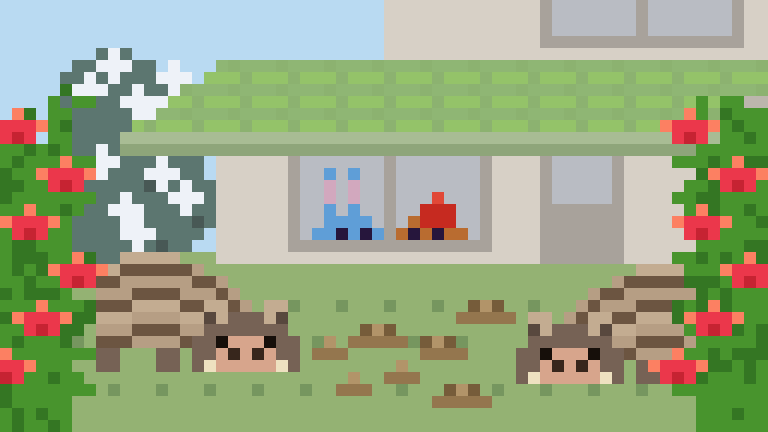

Write Python code to recreate this figure.
from PIL import Image

W, H = 64, 36
S = 12

# ── 颜色 ──
SKY       = (185, 218, 242)
WALL      = (215, 208, 198)
WALL_D    = (188, 182, 172)
ROOF      = (168, 188, 148)
ROOF_D    = (142, 165, 122)
WIN_FRAME = (168, 162, 155)
WIN_FRAME_D=(168, 162, 155)
WIN_IN    = (185, 188, 195)

GROUND    = (148, 178, 115)
GROUND_D  = (118, 150,  95)
GROUND_L  = (168, 215, 118)

AZA_P     = (235,  55,  75)
AZA_PD    = (198,  35,  50)
AZA_PL    = (252, 128,  98)
AZA_LEAF  = ( 72, 148,  45)
AZA_LEAF_D=( 52, 118,  35)
AZA_W     = (195, 192, 198)

BOAR      = ( 88,  72,  62)
BOAR_L    = (118,  98,  85)
BOAR_LT   = (168, 145, 118)
BOAR_B    = (182, 158, 132)
BOAR_SN   = (215, 165, 140)
BOAR_EY   = ( 22,  15,  10)
EYE_W     = (245, 242, 238)
BOAR_TK   = (238, 225, 192)
NOSTRIL   = ( 55,  38,  28)

BUN_BODY  = ( 95, 158, 215)
BUN_INNER = (210, 168, 190)
BUN_EYE   = ( 38,  22,  60)
HAT_RED   = (198,  42,  32)
HAT_DARK  = (165,  52,  42)
HAT_LITE  = (225,  72,  55)
GB_BODY   = (185, 108,  48)

canvas = [[SKY]*W for _ in range(H)]

def sp(x, y, c):
    if 0 <= x < W and 0 <= y < H:
        canvas[y][x] = c

def fl(y1, y2, x1, x2, c):
    for y in range(y1, y2+1):
        for x in range(x1, x2+1):
            sp(x, y, c)

def wrow(y, x1, x2, c):
    for x in range(x1, x2+1): sp(x, y, c)

# ── 天空 ──
fl(0, 7, 0, 63, SKY)
# 右侧加盖墙（x=32~63，y=0~4）
fl(0, 4, 32, 63, WALL)

# ── 屋顶下沿（y=6~7） ──

# ── 房子墙面（y=8~22） ──
fl(8, 21, 18, 63, WALL)

# 左侧绿树（房子左方天空区）
TREE_G  = ( 92, 118, 112)   # 绿色主色
TREE_GD = ( 72,  88,  85)   # 深绿
TREE_GL = (105, 148, 135)   # 亮绿
TREE_WH = (238, 242, 248)   # 白花
TREE_TK2= ( 78,  55,  28)   # 树干

def sp2(x, y, c):
    if 0 <= y < H and 0 <= x < W: canvas[y][x] = c
def wrow2(y, x1, x2, c):
    for x in range(x1, x2+1): sp2(x, y, c)
def wcol2(x, y1, y2, c):
    for y in range(y1, y2+1): sp2(x, y, c)

# 树冠（不规则大块）
for y, x1, x2 in [
    (4,  8, 10),  (5,  6, 12),  (6,  5, 14),
    (7,  5, 15),  (8,  5, 16),  (9,  5, 16),
    (10, 5, 16),  (11, 6, 16),  (12, 7, 16),
    (13, 7, 16),  (14, 8, 16),  (15, 5, 17),
    (16, 5, 17),  (17, 5, 17),  (18, 5, 17),
    (19, 5, 16),  (20, 6, 15),  (21, 7, 14),
]:
    wrow2(y, x1, x2, TREE_G)
# 深绿阴影
for x,y in [(16,18),(13,20),(14,21),(12,15)]:
    sp2(x,y,TREE_GD)
# 亮绿高光
for x,y in [(13,15),(11,17)]:
    sp2(x,y,TREE_GL)
# 大白花（5朵）
for fx,fy in [(8,13),(13,14),(10,17),(15,16),(11,19),(9,5),(14,6),(11,8),(7,7),(13,9)]:
    for dx,dy in [(0,0),(1,0),(-1,0),(0,-1),(0,1)]:
        sp2(fx+dx,fy+dy,TREE_WH)
# 树干
if False:
    for dx,dy in [(0,0),(1,0),(-1,0),(0,-1),(0,1)]:
        sp2(fx+dx,fy+dy,TREE_WH)

# 绿色屋顶（斜线填充）
for _ry in range(5, 12):
    _rx_left = round(18 - 8*(_ry-5)/6)
    for _rx in range(_rx_left, 64):
        canvas[_ry][_rx] = (148, 195, 105)

# 门（窗户右边）
DOOR_F = WIN_FRAME
DOOR_D = WIN_FRAME_D
DOOR_IN_UP = WIN_IN
DOOR_IN_LO = WIN_FRAME
DX1, DX2 = 45, 51
DY1, DY2 = 12, 21
fl(DY1, DY2, DX1, DX2, DOOR_F)
for dy in range(DY1, DY2+1): sp(DX1, dy, DOOR_D)
for dx in range(DX1, DX2+1): sp(dx, DY2, DOOR_D)
# 玻璃（上半）
fl(DY1+1, DY1+4, DX1+1, DX2-1, DOOR_IN_UP)
# 下半实心
fl(DY1+5, DY2-1, DX1+1, DX2-1, DOOR_IN_LO)
# 门把手
sp(DX1+1, (DY1+DY2)//2, WIN_IN)

fl(8, 21, 60, 63, WALL_D)

# ── 窗户（正中，x=24~40, y=9~21） ──
WX1, WX2 = 24, 40
WY1, WY2 = 12, 20

fl(WY1, WY2, WX1, WX2, WIN_FRAME)
for y in range(WY1, WY2+1): sp(WX1, y, WIN_FRAME_D)
for x in range(WX1, WX2+1): sp(x, WY2, WIN_FRAME_D)
fl(WY1+1, WY2-1, WX1+1, WX2-1, WIN_IN)

MX = (WX1+WX2)//2   # 32
MY = (WY1+WY2)//2   # 15
for y in range(WY1+1, WY2): sp(MX, y, (168, 162, 155))
# 屋顶材质（瓦片横纹）
for _ry in range(5, 12):
    _rx_left = round(18 - 8*(_ry-5)/6)
    _offset = (_ry % 2) * 3
    for _rx in range(_rx_left, 64):
        if canvas[_ry][_rx] == (148, 195, 105):
            # 每隔4格一道暗色竖缝（错位）
            if (_rx - _offset) % 4 == 0:
                canvas[_ry][_rx] = (140, 178, 112)
            # 偶数行底边暗一格
            elif _ry % 2 == 1:
                canvas[_ry][_rx] = (143, 182, 116)
wrow(11, 10, 63, ROOF)
wrow(12, 10, 63, ROOF_D)

# 二层窗户（x=45~61, y=-∞~8，距屋顶1格）
W2X1, W2X2 = 45, 61
W2Y1, W2Y2 = 0, 3   # 上移5格
fl(W2Y1+1, W2Y2-1, W2X1, W2X2, (195, 190, 182))
for y in range(W2Y1, W2Y2+1): sp(W2X1, y, (168, 162, 155))
for y in range(W2Y1, W2Y2+1): sp(W2X2, y, (168, 162, 155))
for x in range(W2X1, W2X2+1): sp(x, W2Y2, (168, 162, 155))
for x in range(W2X1+1, W2X2): sp(x, 0, (185, 188, 195))  # y=0延伸窗色
fl(W2Y1+1, W2Y2-1, W2X1+1, W2X2-1, (185, 188, 195))
MX2 = (W2X1+W2X2)//2  # 53
for y in range(W2Y1, W2Y2): sp(MX2, y, (168, 162, 155))
# ── 窗内角色（偷看） ──
# 兔子（左半窗）：露耳朵 + 眼睛
fl(14, 17, 27, 27, BUN_BODY)
fl(14, 17, 29, 29, BUN_BODY)
fl(15, 16, 27, 27, BUN_INNER)
fl(15, 16, 29, 29, BUN_INNER)
fl(18, 19, 26, 31, BUN_BODY)
sp(26, 18, WIN_IN); sp(31, 18, WIN_IN)
sp(28, 19, BUN_EYE); sp(30, 19, BUN_EYE)

# 姜饼人（右半窗）：露帽子 + 头顶
sp(38, 17, WIN_IN)
sp(38, 15, WIN_IN)
sp(36, 16, HAT_LITE)
fl(18, 19, 33, 38, GB_BODY)
sp(33, 18, WIN_IN); sp(38, 18, WIN_IN)
sp(34, 19, BUN_EYE); sp(36, 19, BUN_EYE)

# ── 地面（y=22~35） ──
fl(22, 35, 0, 63, GROUND)
# wrow(22, 0, 63, GROUND_L)
for x in range(0, 64, 4):
    sp(x, 25, GROUND_D)
    sp(x+2, 28, GROUND_D)
    sp(x+1, 32, GROUND_D)

# ── 野猪绘制函数 ──
def draw_boar(ox, oy, facing='right'):
    BW = 27
    def lsp(lx, ly, c):
        if facing == 'right': sp(ox+lx, oy+ly, c)
        else: sp(ox+(BW-1-lx), oy+ly, c)
    def lfl(ly1, ly2, lx1, lx2, c):
        for ly in range(ly1, ly2+1):
            for lx in range(lx1, lx2+1): lsp(lx, ly, c)

    # 身体
    lfl(3,8, 0,10, BOAR_B)
    lfl(3,8, 2,9, BOAR_B)
    lfl(2,2, 2,8, BOAR_B)
    lfl(1,1, 2,6, BOAR_B)
    lsp(6,1,BOAR_B); lsp(9,4,BOAR_B)
    for lx,ly in [(2,1),(9,1),(1,2),(1,3),(1,10),(2,10),(0,10)]: lsp(lx,ly,GROUND)
    # 腿（3条，1格高）
    lfl(9,10, 0,1, BOAR_L)
    lfl(9,10, 5,6, BOAR_L)
    lfl(9,10, 12,13, BOAR_L)
    # 尾巴
    lsp(0,3,BOAR_L); lsp(1,2,BOAR_L)
    # 横纹（在头之前画）
    BOAR_STRIPE = (108, 85, 65)
    BOAR_STRIPE_L = (195, 172, 145)
    stripe_offsets = {0:0, 1:0, 2:0, 3:-1, 4:-1, 5:-1, 6:-1, 7:0, 8:0}
    for sx in range(0, 9):
        off = stripe_offsets.get(sx, 0)
        lsp(sx, 5+off, BOAR_STRIPE)
        lsp(sx, 6+off, BOAR_STRIPE_L)
        lsp(sx, 8+off, BOAR_STRIPE)
    back_offsets = {0:0, 1:0, 2:-1, 3:-1, 4:-1, 5:-1, 6:-1, 7:-1, 8:0}
    for sx in range(0, 9):
        boff = back_offsets.get(sx, 0)
        lsp(sx, 3+boff, BOAR_STRIPE)
        if not (sx in [4,5] and 2+boff < 1) and not (sx == 7 and 2+boff == 1): lsp(sx, 2+boff, BOAR_STRIPE_L)
    # 头（最后画，盖身体/花纹）
    lfl(6,7, 9,15, BOAR_L)   # 上两行窄（x=9~15）
    lfl(8,10, 8,17, BOAR_L)   # 下三行全宽
    lsp(17,11,GROUND)
    lsp(17,5,BOAR)
    for _ly in range(5,12): lsp(17,_ly,GROUND)
    # x=1 延伸列
    lsp(1,6,BOAR_STRIPE); lsp(1,7,BOAR_B); lsp(1,8,BOAR_STRIPE); lsp(1,9,BOAR_STRIPE_L)
    # 花纹暗色（身体）
    lsp(7,2,BOAR_STRIPE)
    # 耳朵
    lfl(5,5, 9,10, BOAR_STRIPE_L); lsp(10,6,BOAR_STRIPE_L)
    lfl(5,5, 14,15, BOAR_STRIPE_L); lsp(14,6,BOAR_STRIPE_L)
    lsp(9,5,BOAR_STRIPE_L); lsp(9,6,BOAR)
    lsp(15,5,BOAR_STRIPE_L); lsp(15,6,BOAR)
    lsp(17,6,GROUND)
    # 鼻吻
    lfl(8,10, 10,14, BOAR_SN)
    lsp(10,8,BOAR_L)
    lsp(11,9,NOSTRIL); lsp(13,9,NOSTRIL)
    lsp(10,10,BOAR_SN); lsp(12,10,BOAR_SN); lsp(14,10,BOAR_SN)
    # 獠牙
    lsp(9,10,BOAR_TK); lsp(15,10,BOAR_TK)
    # 眼睛
    lsp(10,8,BOAR_EY); lsp(14,8,BOAR_EY)
    # 背部花纹（顶层）
    for _bx in range(10,12): lsp(_bx,4,BOAR_STRIPE)
    for _bx in range(6,9): lsp(_bx,2,BOAR_B)
    for _bx in range(8,10): lsp(_bx,3,BOAR_STRIPE)
    lsp(5,2,BOAR_STRIPE); lsp(6,2,BOAR_STRIPE)
    lsp(7,2,BOAR_STRIPE); lsp(9,3,BOAR_STRIPE)
    lsp(0,6,BOAR_STRIPE_L)  # (8,26) 花纹亮色
    lsp(1,6,BOAR_STRIPE_L)  # (9,26) 花纹亮色
    lsp(11,4,BOAR_B)  # (19,24) 身体主色
    lsp(7,1,GROUND); lsp(8,1,GROUND)  # (15-16,21) 草色顶层
    lsp(11,5,(108,85,65))  # (19,25) 花纹暗色（身体顶层）
    lsp(12,5,BOAR_B)  # (20,25) 身体主色（顶层覆盖）
    lsp(1,9,BOAR_L)  # (9,29) 腿色

# 野猪1：左前景，向右
draw_boar(8, 20, 'right')
# 野猪2：右前景，向左
draw_boar(33, 21, 'left')

# ── 两侧茂密杜鹃花枝 ──
def dense_aza(x1, x2, top_y, bottom_y, side='left'):
    """茂密叶墙，不规则上边缘，通到底部"""
    import random
    rng = random.Random(99)
    # 不规则上边缘：每列随机偏移
    col_tops = {}
    for x in range(x1, x2+1):
        col_tops[x] = top_y + rng.randint(0, 4)
    # 每行的侧边缘也随机缩进
    row_indent = {}
    for y in range(top_y-3, bottom_y+1):
        row_indent[y] = rng.randint(0, 2)
    # 叶子填充（左右边缘不齐）
    for x in range(x1, x2+1):
        for y in range(col_tops.get(x, top_y), bottom_y+1):
            indent = row_indent.get(y, 0)
            if side == 'left' and x > x2 - indent:
                continue
            if side == 'right' and x < x1 + indent:
                continue
            if rng.random() < 0.3:
                sp(x, y, AZA_LEAF_D)
            else:
                sp(x, y, AZA_LEAF)
    # 上边缘额外凸起（有机感）
    for x in range(x1, x2+1):
        ty = col_tops.get(x, top_y)
        if rng.random() < 0.4:
            sp(x, ty-1, AZA_LEAF)
        if rng.random() < 0.2:
            sp(x, ty-2, AZA_LEAF_D)
    # 点缀明显花朵
    offsets = [-2, 2, -1, 3, 0, -3, 1, -1, 2, -2]
    for i, fy in enumerate(range(top_y+3, bottom_y-2, 4)):
        fx = (x1+x2)//2 + offsets[i % len(offsets)]
        for dx, dy in [(-1,-1),(0,-1),(1,-1),(-1,0),(1,0)]:
            sp(fx+dx, fy+dy, AZA_P)
        sp(fx, fy, AZA_PD)
        for dx, dy in [(0,-2),(-2,-1),(2,-1)]:
            sp(fx+dx, fy+dy, AZA_PL)

# 左侧：从y=8开始（留天空），通到底部y=35
dense_aza(0, 7, 8, 35, 'left')
# 右侧
dense_aza(56, 63, 8, 35, 'right')

# 地面低矮花丛（中间点缀）
def azalea(cx, cy):
    for dx, dy in [(-2,1),(-1,2),(0,2),(1,2),(2,1),(-2,0),(2,0),(0,3),(1,3),(-1,3)]:
        sp(cx+dx, cy+dy, AZA_LEAF)
    for dx, dy in [(-1,1),(0,1),(1,1)]:
        sp(cx+dx, cy+dy, AZA_LEAF_D)
    for dx, dy in [(-1,-1),(0,-1),(1,-1),(-1,0),(1,0)]:
        sp(cx+dx, cy+dy, AZA_P)
    sp(cx, cy, AZA_PD)
    for dx, dy in [(0,-2),(-2,-1),(2,-1)]:
        sp(cx+dx, cy+dy, AZA_PL)

# 地面花暂时去掉


# 两猪中间小土堆
DIRT   = (148, 118,  78)
DIRT_D = (118,  92,  58)
DIRT_L = (178, 148, 105)
# 土堆1 x=34, y=28
for dx,dy in [(0,0),(1,0),(-1,0),(2,0),(-2,0),(0,-1),(1,-1),(-1,-1)]:
    sp(31+dx, 28+dy, DIRT)
sp(30,27,DIRT_D); sp(32,27,DIRT_D); sp(31,27,DIRT_L)
# 土堆2 x=39, y=29
for dx,dy in [(0,0),(1,0),(-1,0),(2,0),(0,-1),(1,-1)]:
    sp(36+dx, 29+dy, DIRT)
sp(35,28,DIRT_D); sp(37,28,DIRT_D); sp(36,28,DIRT_L)
# 土堆3 x=30, y=29（小）
for dx,dy in [(0,0),(1,0),(-1,0),(0,-1)]:
    sp(27+dx, 29+dy, DIRT)
sp(27,28,DIRT_L)
# 额外小土堆
for dx,dy in [(0,0),(1,0),(-1,0),(0,-1)]:
    sp(33+dx, 31+dy, DIRT)
sp(33,30,DIRT_L)
for dx,dy in [(0,0),(1,0),(-1,0),(2,0),(-2,0),(0,-1),(1,-1)]:
    sp(40+dx, 26+dy, DIRT)
sp(39,25,DIRT_D); sp(41,25,DIRT_D); sp(40,25,DIRT_L)
for dx,dy in [(0,0),(1,0),(-1,0),(0,-1)]:
    sp(29+dx, 32+dy, DIRT)
sp(29,31,DIRT_L)
for dx,dy in [(0,0),(1,0),(-1,0),(2,0),(-2,0),(0,-1),(1,-1)]:
    sp(38+dx, 33+dy, DIRT)
sp(37,32,DIRT_D); sp(39,32,DIRT_D); sp(38,32,DIRT_L)
sp(6, 12, TREE_G)  # 屋檐遮树叶修正
fl(17, 18, 35, 37, HAT_RED)
wrow(17, 35, 37, HAT_RED)
# ── 渲染 ──
img = Image.new('RGB', (W*S, H*S))
px = img.load()
for y in range(H):
    for x in range(W):
        c = canvas[y][x]
        for dy in range(S):
            for dx in range(S):
                px[x*S+dx, y*S+dy] = c

img.save('pixel_boar.png')
print(f'Saved: {W*S}x{H*S}px')
